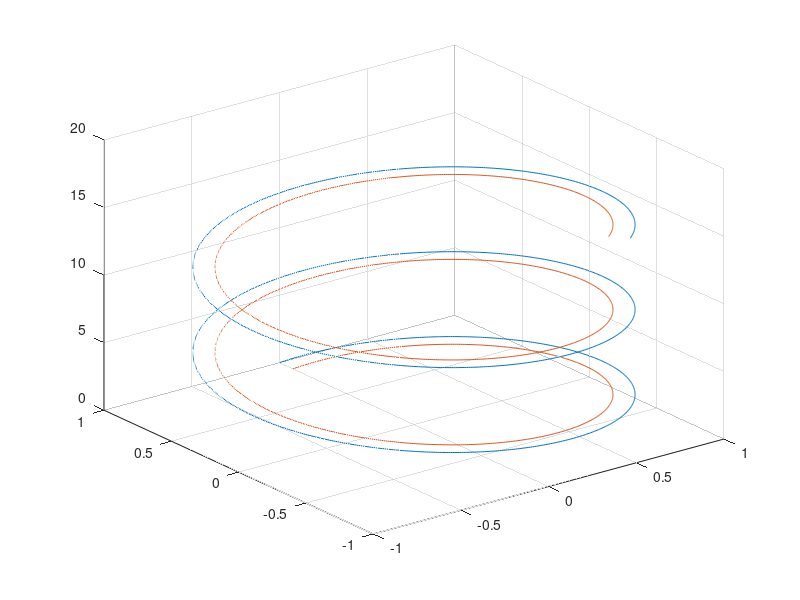
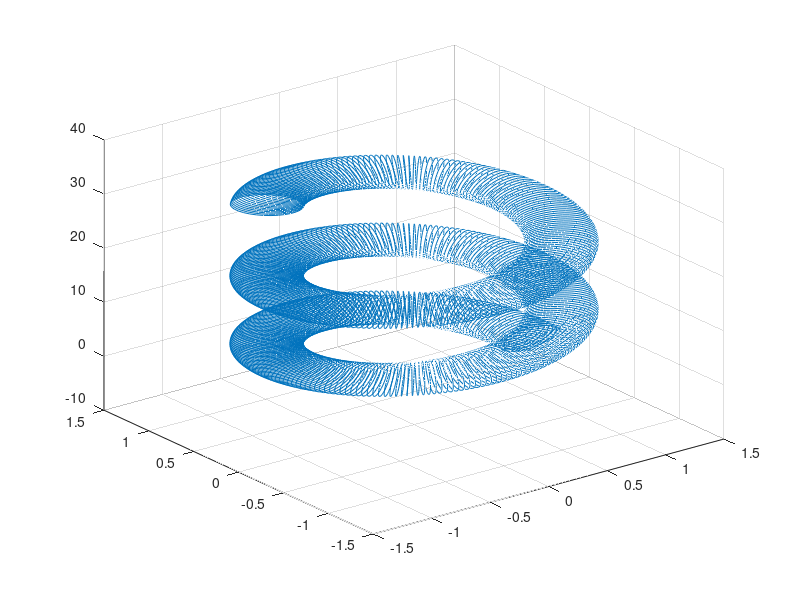
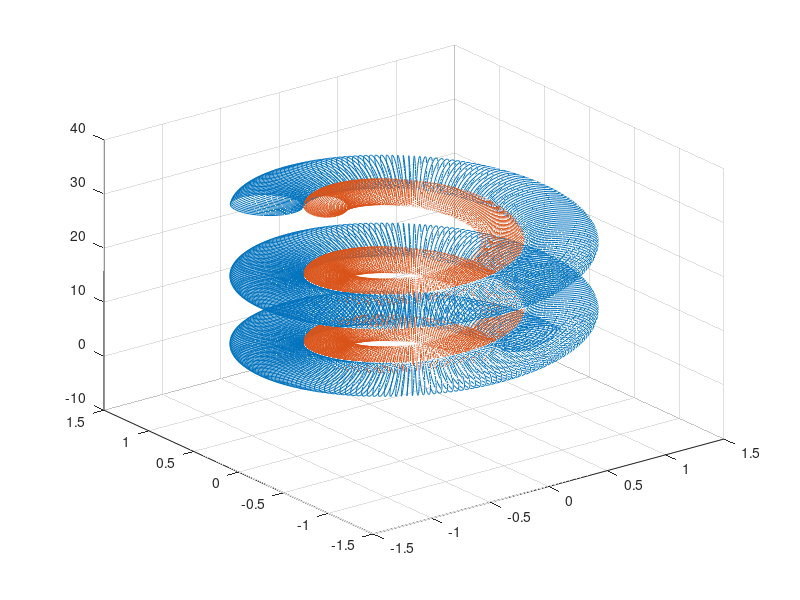

Write MATLAB code to recreate these figures, in order.
%% Plot 1
t = 0:0.01:15;
st1 = sin(t);
ct1= cos(t);
st2 = 0.9*sin(t);
ct2= 0.9*cos(t);
figure (1);
plot3(st1,ct1,t,st2,ct2,t)
grid on ;
%% Plot 2
t = 0:0.001:15 ;
xt = (1+0.25*cos(200*t)).*cos(t) ;
yt = (1+0.25*cos(200*t)).*sin(t) ;
zt = 2*t+2*sin(200*t) ;
figure (2) ;
plot3(xt,yt,zt) 
grid on ;
%% Plot 3
t = 0:0.001:15 ;
xt = (1+0.25*cos(200*t)).*cos(t) ;
yt = (1+0.25*cos(200*t)).*sin(t) ;
zt = 2*t+2*sin(200*t) ;
xt2 = 0.6*(1+0.25*cos(200*t)).*cos(t) ;
yt2 = 0.6*(1+0.25*cos(200*t)).*sin(t) ;
figure (3) ;
plot3(xt,yt,zt,xt2,yt2,zt) 
grid on ;